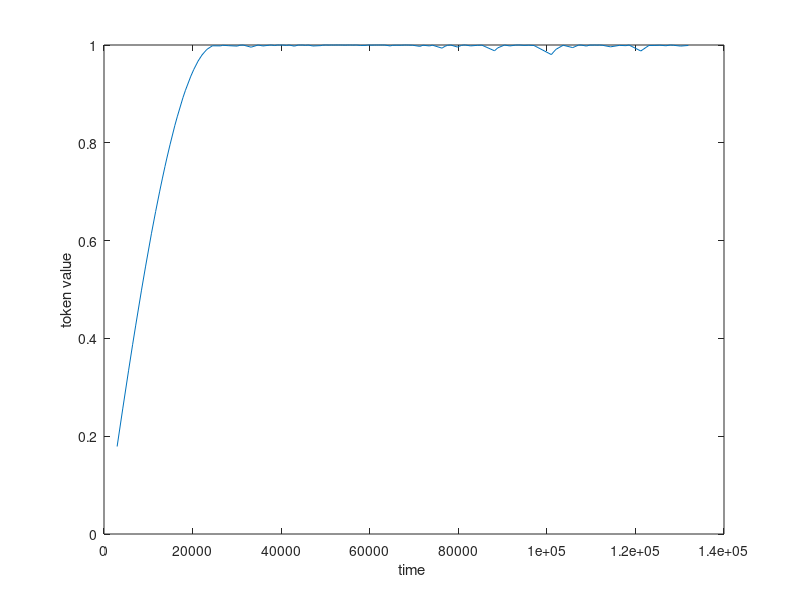

Source code (MATLAB):
fileName = fopen('token_rf_10.txt','r');
token = fscanf(fileName,'%f');
fclose(fileName);

fileName = fopen('token_rf10_sec.txt','r');
time = fscanf(fileName,'%f');
fclose(fileName);

size(token)
size(time)

t = [1:1:length(token)];
figure(1);
plot(time,token);
xlabel('time ');
ylabel('token value');